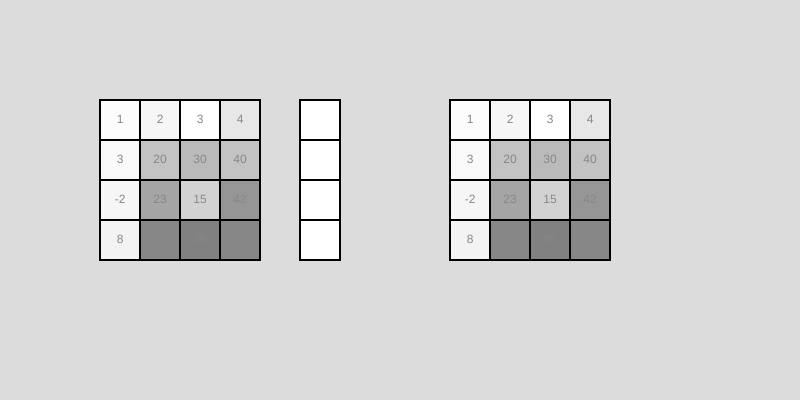
Frame 1 (no input)
Frame 60 (no input): identical to frame 1, image omitted
Frame 120 (the mouse pressed at the canvas centre since frame 60): identical to frame 1, image omitted

The p5.js sketch that drew this single still picture (run headless with seeded random() and noise() and a simulated clock; from frame 60 on, the mouse is pressed at the canvas centre):

// p5.js sketch
// ── sketch.js
function drawVector(V, options = {Apos: {x: 300, y: 100}, AcellSize: {x: 40, y: 40}}) {
  const Apos = options.Apos
  const AcellSize = options.AcellSize
  let AcellPos;

  const range = Array.from({length: V.length}, (_, i) => i)
  AcellPos = range.map((_, i) => range.map((_, j) => [AcellSize.x * i + Apos.x, AcellSize.y * j + Apos.y]))

  strokeWeight(2)
  range.map(
    (_, j) => {
      fill(255 - V[j]*3)
      // fill(255 - random()*300)
      rect(
      ...[AcellPos[0][j][0], AcellPos[0][j][1]], AcellSize.x
    )}
  )

  textAlign(CENTER,CENTER)

  range.map((_, i) => text(`${V[i]}`, 
    ...[
      AcellPos[0][i][0] + (AcellSize.x/2), 
      AcellPos[0][i][1] + (AcellSize.y/2)
    ])
  )
}

function drawMatrix(A, options = {Apos: {x: 100, y: 100}, AcellSize: {x: 40, y: 40}}) {
  const Apos = options.Apos
  const AcellSize = options.AcellSize
  let AcellPos;

  const range = Array.from({length: A.length}, (_, i) => i)
  AcellPos = range.map((_, i) => range.map((_, j) => [AcellSize.x * i + Apos.x, AcellSize.y * j + Apos.y]))

  strokeWeight(2)
  range.map((_, i) => range.map(
    (_, j) => {
      fill(255 - A[i][j]*3)
      // fill(255 - random()*300)
      rect(
      ...[AcellPos[i][j][0], AcellPos[i][j][1]], AcellSize.x
    )}
  ))

  textAlign(CENTER,CENTER)
  range.map((_, i) => range.map(
    (_, j) => text(`${A[j][i]}`, 
    ...[
      AcellPos[i][j][0] + (AcellSize.x/2), 
      AcellPos[i][j][1] + (AcellSize.y/2)
    ])
  ))
}

function setup() {
  createCanvas(800, 400);
}

function draw() {
  background(220);
  
  const A = [
    [1,2,3,4],
    [3,20,30,40],
    [-2,23,15,42],
    [8,20,35,40],
  ]

  const X = Array(4).fill(0)

  drawMatrix(A, {Apos: {x: 100, y: 100}, AcellSize: {x: 40, y: 40}})
  drawVector(X, {Apos: {x: 300, y: 100}, AcellSize: {x: 40, y: 40}})
  drawMatrix(A, {Apos: {x: 450, y: 100}, AcellSize: {x: 40, y: 40}})
}
